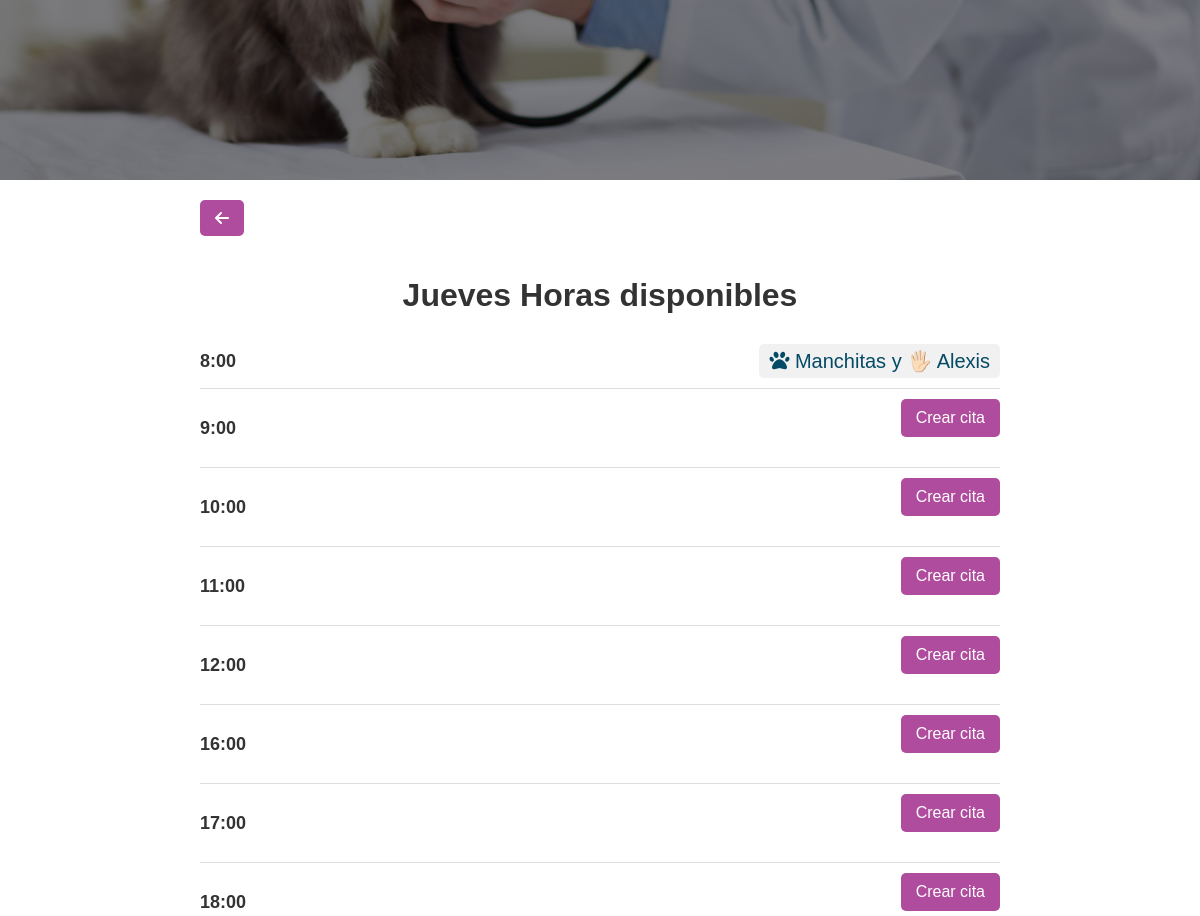
/lista-de-horas/4/ (signed in, middle part), run on an earlier commit of the app's database.
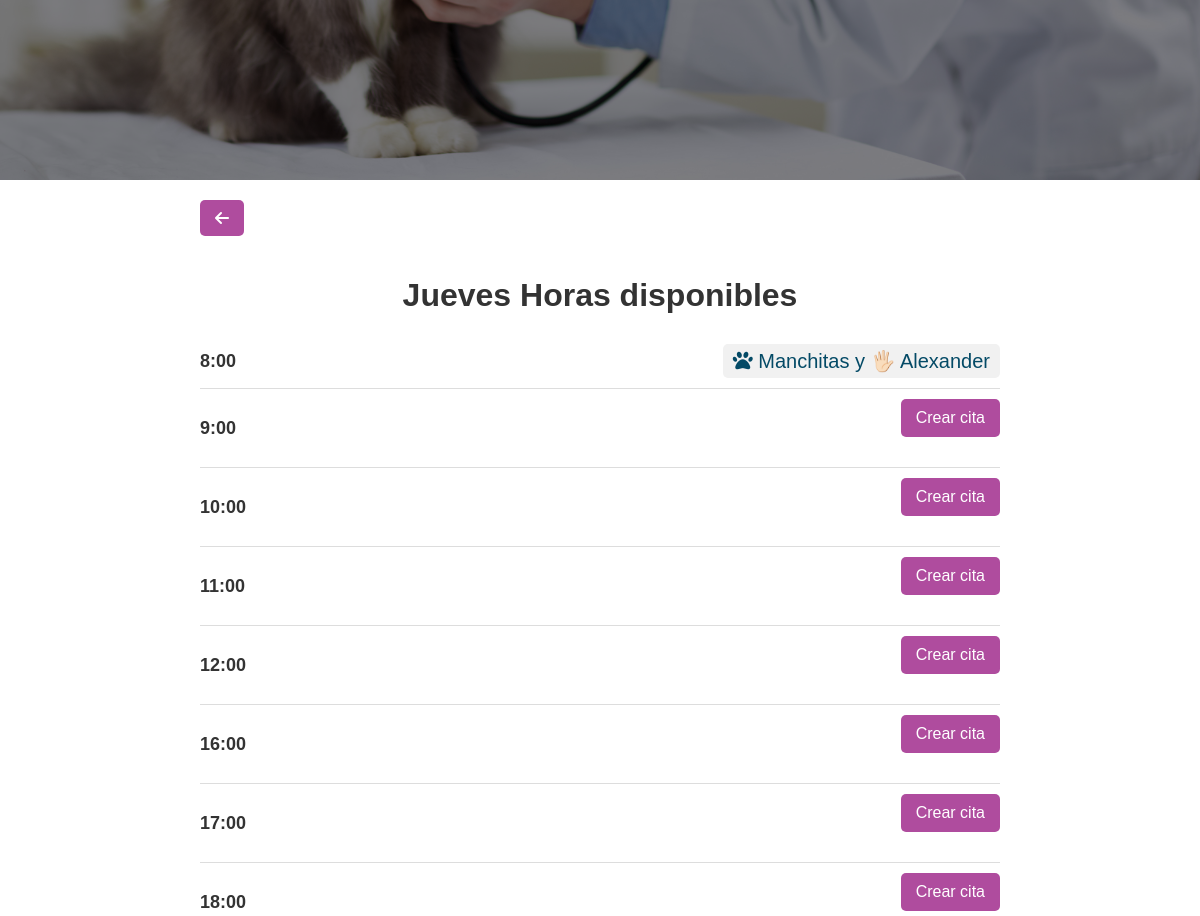
And on a later commit of the database.
### veterinariaMiMascota/models.py (models this page shows)
class Cita(models.Model):
    dia = models.IntegerField()
    hora = models.TimeField()
    hora_texto = models.CharField(max_length=5)
    nombre_mascota = models.CharField(max_length=100)
    raza = models.CharField(max_length=100)
    nombre_dueno = models.CharField(max_length=100)
    telefono = models.CharField(max_length=20)
    email = models.EmailField()
    user = models.ForeignKey(UserProfile, on_delete=models.CASCADE, null=True)

### veterinariaMiMascota/views.py (the view)
# urls.py: path('lista-de-horas/<int:dia>/', views.lista_de_horas, name='lista_de_horas'),
@login_required
def lista_de_horas(request, dia):
    user = request.user
    profile = UserProfile.objects.get(user=user)
    horas_disponibles = ['8:00','9:00', '10:00', '11:00', '12:00', '16:00', '17:00', '18:00', '19:00','20:00']
    citas = Cita.objects.filter(dia=dia)
    horas_con_citas = []
    for hora in horas_disponibles:
        citas_para_hora = [cita for cita in citas if cita.hora_texto == hora]
        horas_con_citas.append((hora, citas_para_hora))
    dias_invertidos = {valor: dia for dia, valor in dias.items()}
    nombre_dia = dias_invertidos[int(dia)]
    return render(request, 'lista_de_horas.html', {'dia': dia, 'horas_con_citas': horas_con_citas, 'nombre_dia': nombre_dia, 'profile': profile})

### veterinariaMiMascota/templates/lista_de_horas.html (shortened to what this page needs)
{% extends "index.html" %}
{% block content %}
<div class="hero-image">
</div>
<div class="contenido">
    <a href="{% url 'reservar_cita' %}"><i class="fas fa-arrow-left enlace-lista"></i></a>
    <h1 class="titulo-dia">{{ nombre_dia }} Horas disponibles</h1>
    <ul class="horas-disponibles">
        {% for hora, citas in horas_con_citas %}
            <li class="hora-disponible">
                <div class="hora-title">{{ hora }}</div>
                {% if citas %}
                    <div class="cita">
                        <i class="fas fa-paw"></i> {{ citas.0.nombre_mascota }} y 🖐🏻 {{ citas.0.nombre_dueno }}
                    </div>
                {% else %}
                    <a href="{% url 'crear_cita' dia hora %}" class="enlace-lista crear-cita">Crear cita</a>
                {% endif %}
            </li>
        {% endfor %}
    </ul>
</div>
{% endblock %}

What changed in the data, as far as the page shows it:
changed Cita "Manchitas": nombre_dueno "Alexis" → "Alexander"
